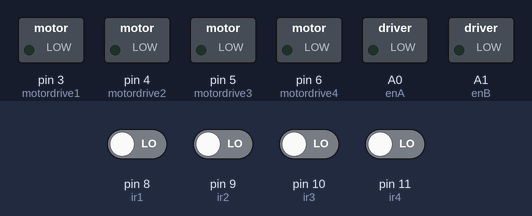
Bench run of a sketch on a simulated Arduino Uno, built with avr-gcc and run on an emulated ATmega328P. On the bench: switched loads named in the sketch (green lamp = pin HIGH). Inputs (shaded band) come from the test bench; at power-on: pin 8 (ir1), pin 9 (ir2), pin 10 (ir3), pin 11 (ir4) LOW. What the sketch prints to the serial monitor is not drawn.

Above: at 1.2 s.
1.3 s: pin 8 (ir1) driven HIGH
At 1.7 s:
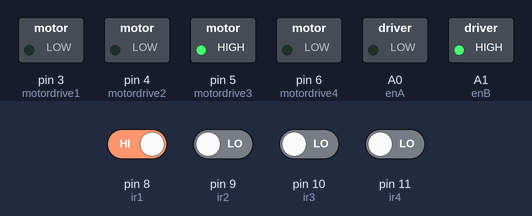
2.8 s: pin 11 (ir4) driven HIGH
At 4.0 s:
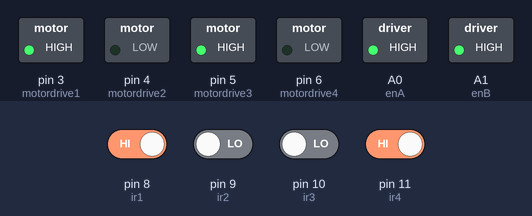
4.3 s: pin 8 (ir1) driven LOW
At 5.3 s:
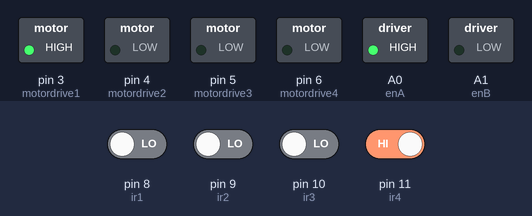
5.8 s: pin 11 (ir4) driven LOW
At 7.0 s:
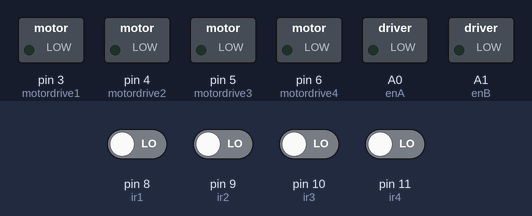
7.3 s: pin 8 (ir1) driven HIGH and pin 9 (ir2) driven HIGH and pin 10 (ir3) driven HIGH and pin 11 (ir4) driven HIGH
At 7.9 s:
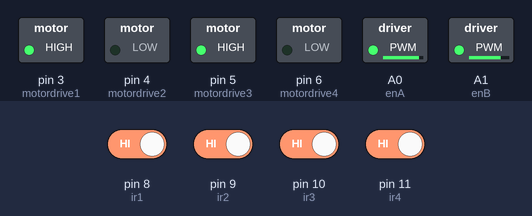
8.9 s: pin 9 (ir2) driven LOW
At 9.7 s:
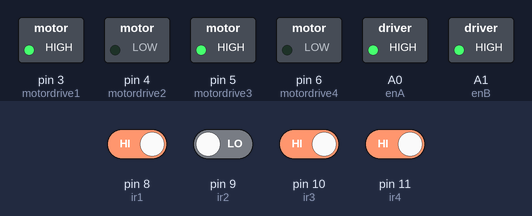
Timing chart, 0 to 11.4 s (numbered marks = the images above; inputs shaded):
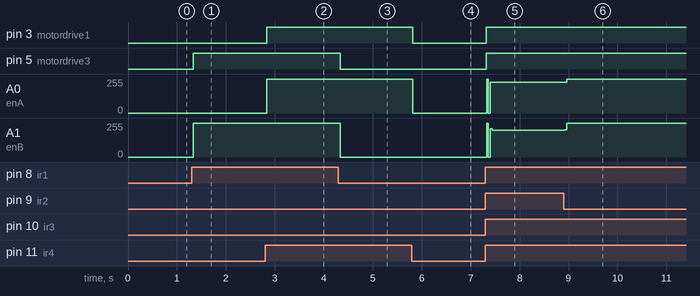

The sketch:

line_follower_robot.ino
```cpp
/* Project: Line follower robot basic
Prerequisites: 4 ir sensor, speed controlled, black line follower
Author: Mustafeez Khan */

// connect the pins of the arduino as intialized in the code

// ir initialization
int ir1 = 8; // rigth most
int ir2 = 9; // second from right
int ir3 = 10; // second from left
int ir4 = 11; // left most

// motor driver intialization
int motordrive1 = 3; // leftmost motor
int motordrive2 = 4; // second from left
int motordrive3 = 5; // second from right
int motordrive4 = 6; // rightmost motor

// remove the jumpers to speed control the line follower
int enA= A0;
int enB = A1;

void setup(){
  Serial.begin(9600);
  pinMode(ir1, INPUT);
  pinMode(ir2, INPUT);
  pinMode(ir3, INPUT);
  pinMode(ir4, INPUT);
  pinMode(motordrive1, OUTPUT);
  pinMode(motordrive2, OUTPUT);
  pinMode(motordrive3, OUTPUT);
  pinMode(motordrive4, OUTPUT);
  pinMode(enA, OUTPUT);
  pinMode(enB, OUTPUT);
}

void loop(){
  int IR1= digitalRead(ir1);
  int IR2= digitalRead(ir2);
  int IR3= digitalRead(ir3);
  int IR4= digitalRead(ir4);
  Serial.println('rigth to left');
  Serial.println(IR1);
  Serial.println(IR2);
  Serial.println(IR3);
  Serial.println(IR4);

  if (IR4== HIGH && IR3== HIGH && IR2== HIGH && IR1== HIGH){ // off track and u-turn
        digitalWrite(motordrive1,HIGH);
        digitalWrite(motordrive2,LOW);
        digitalWrite(motordrive3,HIGH);
        digitalWrite(motordrive4,LOW);
        analogWrite(enA,0);
        analogWrite(enB,0);
        delayMicroseconds(2000);
        analogWrite(enA,200);
        analogWrite(enB,100);
        delayMicroseconds(2000);
        analogWrite(enA,255);
        analogWrite(enB,255);
  }

  else if (IR4== HIGH && IR3== LOW && IR2== LOW && IR1== HIGH){ // move forward
        digitalWrite(motordrive1,HIGH);
        digitalWrite(motordrive2,LOW);
        digitalWrite(motordrive3,HIGH);
        digitalWrite(motordrive4,LOW);
        analogWrite(enA,255);
        analogWrite(enB,255);
  }
  else if (IR4== HIGH && IR3== LOW && IR2== LOW && IR1== LOW){ // turn right
       digitalWrite(motordrive1,HIGH);
       digitalWrite(motordrive2,LOW);
       digitalWrite(motordrive3,LOW);
       digitalWrite(motordrive4,LOW);
       analogWrite(enA,255);
       analogWrite(enB,100);
  }
  else if (IR4== LOW && IR3== LOW && IR2== LOW && IR1== HIGH){ // turn left
       digitalWrite(motordrive1,LOW);
       digitalWrite(motordrive2,LOW);
       digitalWrite(motordrive3,HIGH);
       digitalWrite(motordrive4,LOW);
       analogWrite(enA,100);
       analogWrite(enB,255);
  }
  else if (IR4== LOW && IR3== LOW && IR2== LOW && IR1== LOW){ // stop
      digitalWrite(motordrive1,LOW);
      digitalWrite(motordrive2,LOW);
      digitalWrite(motordrive3,LOW);
      digitalWrite(motordrive4,LOW);
      analogWrite(enA,0);
      analogWrite(enB,0);
  }
}
```

Measured:
- after the input at 1.3 s, pin 5 (motordrive3): LOW → HIGH at once; A1 (enB): 0/255 → 255/255 at once
- after the input at 2.8 s, pin 3 (motordrive1): LOW → HIGH at once; A0 (enA): 0/255 → 255/255 at once
- after the input at 4.3 s, pin 5 (motordrive3): HIGH → LOW at once; A1 (enB): 255/255 → 0/255 at once
- after the input at 5.8 s, pin 3 (motordrive1): HIGH → LOW at once; A0 (enA): 255/255 → 0/255 at once
- after the input at 7.3 s, pin 3 (motordrive1), pin 5 (motordrive3): LOW → HIGH at once; A0 (enA): 0/255 → 229/255 at once; A1 (enB): 0/255 → 200/255 at once
- after the input at 8.9 s, A0 (enA): 229/255 → 255/255 after 0.06 s; A1 (enB): 200/255 → 255/255 at once
